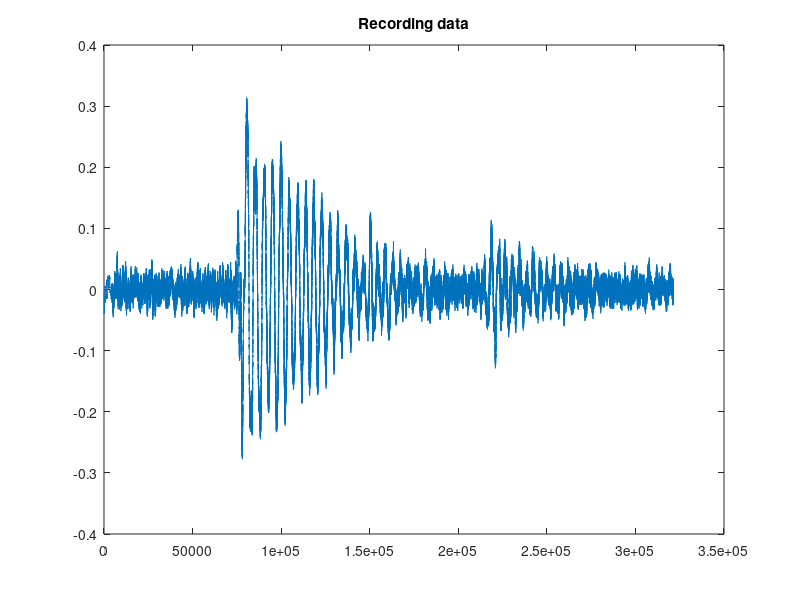

Write the MATLAB code that produced this figure. (Note: this script raises an error after producing the figure.)
close all 
clear all 
load('Experiment1.mat');
x = recordings(:,1); 
d = recordings(:,2) ;

x = x(44100:end);
d= d(44100:end);
figure ;
plot(d) ;
title ('Recording data') ;

[STFT1,F1,T1] = spectrogram(d,1024,512,1024,44100);
figure ; 
imagesc(T1,F1,log10(abs(STFT1)))
title('MAgnitude STFT of recordings ') ;
% Compute the corrolation 
% datacorr = xcorr(d,noiseData);
% [value, index]= max(datacorr) ;
% offset = 20 ;
% startPoint = index -length(noiseData)- offset;
% 
% d = d(startPoint:end) ; 



  
%% NLMS

signalLength = length(x) ; 
filterSize= 44100; 
blockSize = filterSize ; 
numberOfIterations = 44100*5 ;

[errorNLMS, MSerrorNLMS, timeOfConvergenceNLMS, w_NLMS]=NLMS(x,d, filterSize, numberOfIterations)  ;

figure ; 
semilogy(MSerrorNLMS, 'b') ;
title ('NLMS learning curve'); 


figure ; 
stem(abs(w_NLMS)); 
title ('Estimated fiter with NLMS');

%% BLMS
blockSize = filterSize; 
[errorBLMS, MSerrorBLMS, timeOfConvergenceNLMSBLMS, w_BLMS]=BLMS(x,d, filterSize,blockSize, numberOfIterations)  ;
% figure ; 
% semilogy(MSerrorBLMS, 'b') ;
% title ('NLMS learning curve'); 
% 
% 
% figure ; 
% stem(abs(w_BLMS)); 
% title ('Estimated fiter with NLMS');

%% FDAF
numberOfIterations = numberOfIterations/filterSize -1; 
[errorFDAF, MSerrorFDAF, timeOfConvergenceNLMSFDAF, w_FDAF]=FDAFOSM(x,d, filterSize,blockSize, numberOfIterations)  ;
figure ;
semilogy(MSerrorFDAF, 'k') ; 

%% PLots



figure ; 
semilogy(MSerrorBLMS, 'b') ;
hold on 
semilogy(MSerrorNLMS, 'r') ; 
hold on 
semilogy(MSerrorFDAF, 'k') ; 

title ('Learning curces for NLMS and BLMS') ; 
legend ('Learning curve of BLMS','Learning curve of NLMS', 'Learning curve of FDAF') ; 
ylabel('MSE') ; 
xlabel('Number of samples processed') ;



figure  ; 
bar([timeOfConvergenceNLMS, timeOfConvergenceNLMSBLMS, timeOfConvergenceNLMSFDAF]) ; 
title ('Time of computations for different Algorthims')


figure ; 
subplot(1,3,1) ; 
stem(w_NLMS) ; 
title('Transfer function estimated with NLMS') ; 
subplot(1,3,2); 
stem(w_BLMS) ; 
title('Transfer function estimated with BLMS') ; 
subplot(1,3,3) ; 
stem(w_FDAF) ; 
title('Transfer function estimated with FDAF') ; 